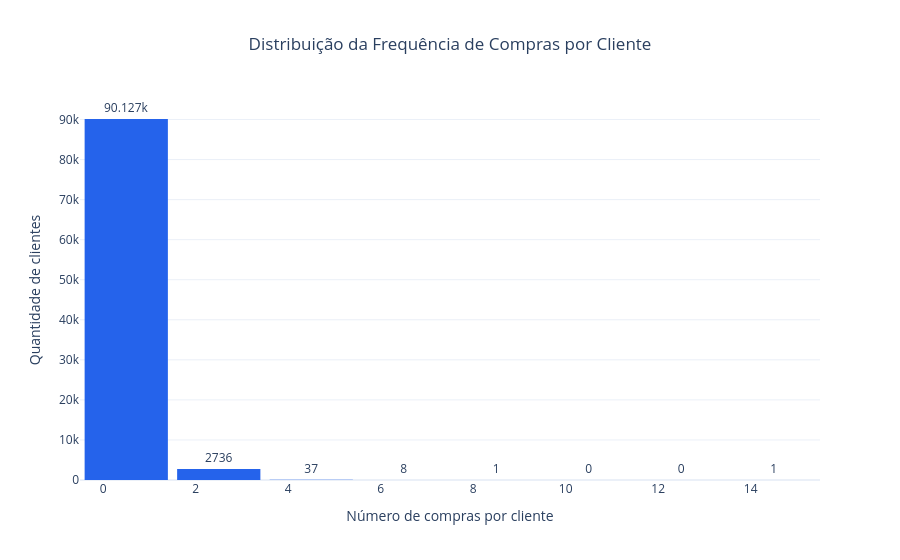

Notebook cell for this chart:
### Code cell
fig = px.histogram(
    x=purchases_per_customer,
    nbins=8,
    title="Distribuição da Frequência de Compras por Cliente",
    labels={
        "x": "Número de compras por cliente",
        "y": "Quantidade de clientes"
    },
    template="plotly_white",
    color_discrete_sequence=["#2563EB"]
)

fig.update_layout(
    title=dict(x=0.5, xanchor="center"),
    xaxis_title="Número de compras por cliente",
    yaxis_title="Quantidade de clientes",
    bargap=0.1
)

fig.update_traces(
    texttemplate="%{y}",       
    textposition="outside",    
    cliponaxis=False,          
    selector=dict(type="histogram") 
)

fig.show()

### Figure 1 — Plotly figure (JSON) as saved in the notebook; plotly's stock layout.template omitted (floating-point values rounded to 4 significant figures; data arrays with more than 128 entries replaced by an {"elided": "..."} marker saying what was removed)
{"data": [{"bingroup": "x", "cliponaxis": false, "hovertemplate": "Número de compras por cliente=%{x}<br>count=%{y}<extra></extra>", "legendgroup": "", "marker": {"color": "#2563EB", "pattern": {"shape": ""}}, "name": "", "nbinsx": 8, "orientation": "v", "showlegend": false, "textposition": "outside", "texttemplate": "%{y}", "type": "histogram", "x": {"elided": "92910 int values"}, "xaxis": "x", "yaxis": "y"}], "layout": {"bargap": 0.1, "barmode": "relative", "legend": {"tracegroupgap": 0}, "title": {"text": "Distribuição da Frequência de Compras por Cliente", "x": 0.5, "xanchor": "center"}, "xaxis": {"anchor": "y", "domain": [0, 1], "title": {"text": "Número de compras por cliente"}}, "yaxis": {"anchor": "x", "domain": [0, 1], "title": {"text": "Quantidade de clientes"}}}}
